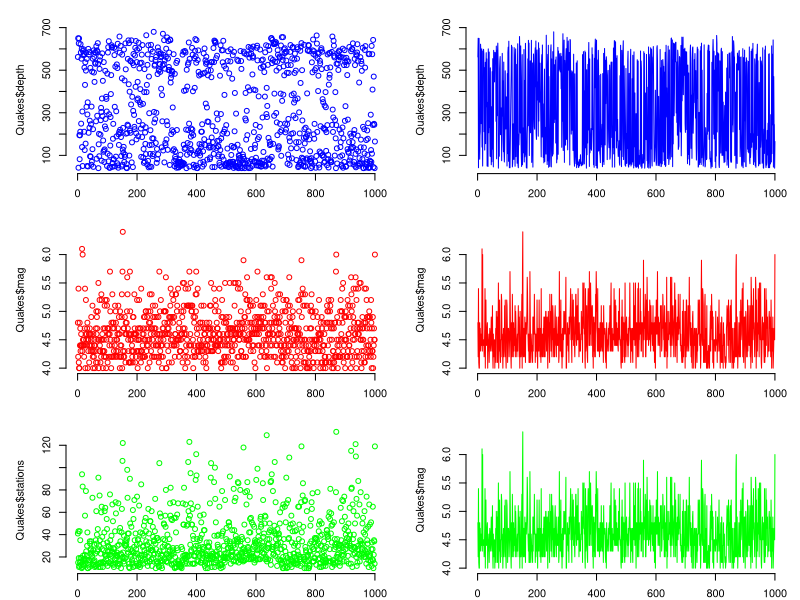
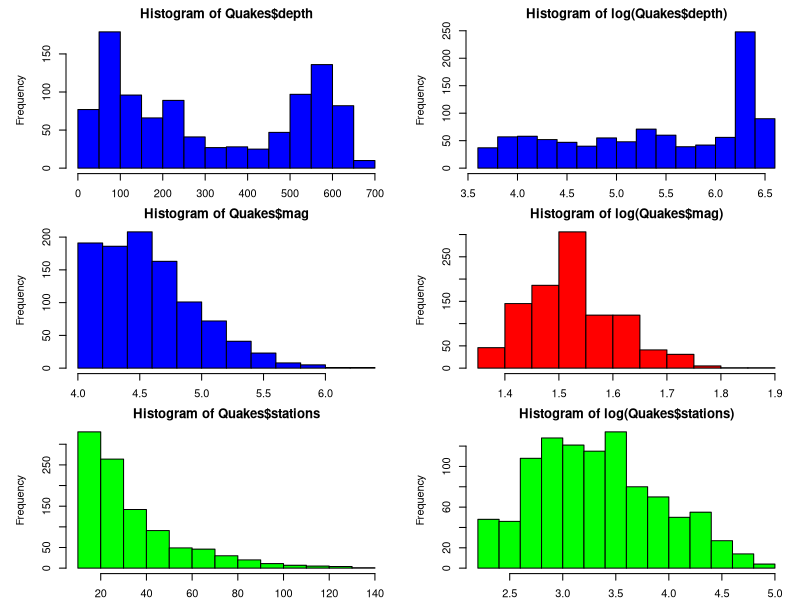
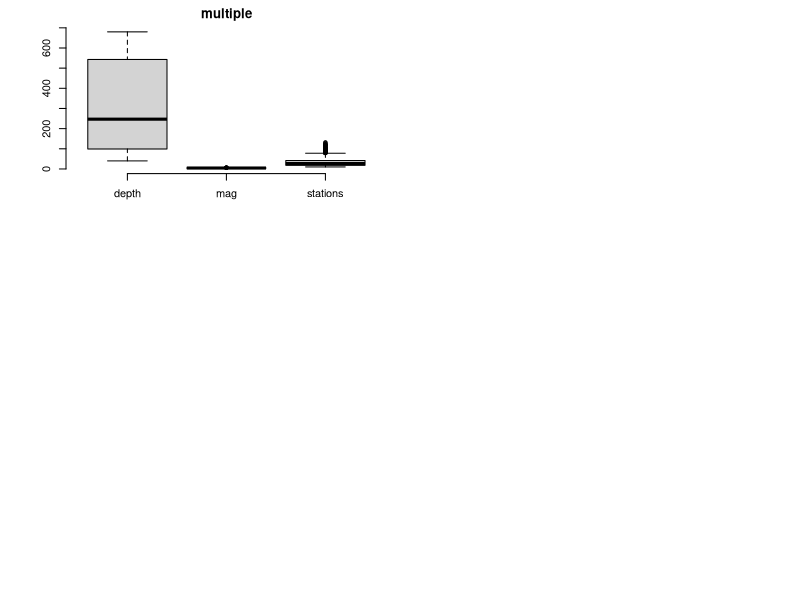

Write the R code that produced these figures, in order.
quakes<-datasets::quakes

library(datasets)
data("quakes")
summary(quakes)
Quakes<-quakes[,3:5]
summary(Quakes)
install.packages(plyr)
library(plyr)
colwise(sd)(Quakes)
colwise(var)(Quakes)
colwise(range)(Quakes)

#Graphical Representation
par(mfrow=c(3,2), mar=c(2,5,2,1), las=0, bty='n')
plot(Quakes$depth, type="p", col='blue')
plot(Quakes$depth, type="l", col='blue')
plot(Quakes$mag, type="p", col="red")
plot(Quakes$mag, type="l", col='red')
plot(Quakes$stations, type="p", col='green')
plot(Quakes$mag, type="l",col="green")

#histogram

hist(Quakes$depth, xlab='Quakes$depth',
        ylab='Frequency',col="blue")
hist(log(Quakes$depth), xlab='Quakes$depth',
     ylab='Frequency',col="blue")
hist(Quakes$mag, xlab='Quakes$depth',
     ylab='Frequency',col="blue")
hist(log(Quakes$mag), xlab='Quakes$depth',
     ylab='Frequency',col="red")
hist(Quakes$stations, xlab='Quakes$depth',
     ylab='Frequency',col="green")
hist(log(Quakes$stations), xlab='Quakes$depth',
     ylab='Frequency',col="green")

#Boxplot

boxplot(Quakes,main="multiple")
